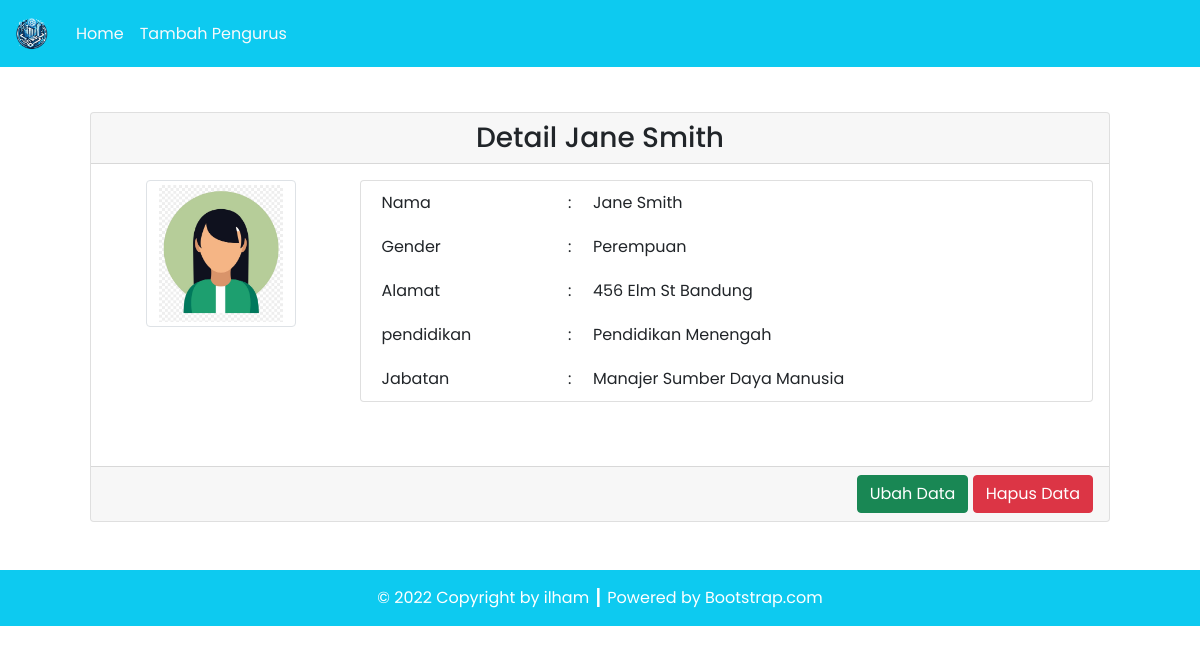
/source_code/tp3_perusahaan/detail.php?id=2, run on the app's committed database.
### tables this page shows
CREATE TABLE `employee` (
  `EID` int(11) NOT NULL,
  `LastName` varchar(255) DEFAULT NULL,
  `FirstName` varchar(255) DEFAULT NULL,
  `Foto` varchar(255) DEFAULT NULL,
  `Gender` char(1) DEFAULT NULL,
  `Street` varchar(255) DEFAULT NULL,
  `City` varchar(255) DEFAULT NULL,
  `EducationID` int(11) DEFAULT NULL,
  `JobID` int(11) DEFAULT NULL
);

CREATE TABLE `education` (
  `EducationID` int(11) NOT NULL,
  `EducationName` varchar(255) DEFAULT NULL
);

CREATE TABLE `jobtitle` (
  `JobID` int(11) NOT NULL,
  `JobName` varchar(255) DEFAULT NULL
);

### source_code/tp3_perusahaan/config/db.php (called while the page is built)
<?php
$DB_HOST = "localhost";
$DB_USERNAME = "root";
$DB_PASSWORD = "";
$DB_NAME = "db_perusahaan";

### source_code/tp3_perusahaan/classes/DB.php (called while the page is built, shortened)
<?php
class DB
{
    private $hostname;
    private $username;
    private $password;
    private $dbname;
    private $conn;
    private $result;
    function __construct($hostname, $username, $password, $dbname)
    {
        $this->hostname = $hostname;
        $this->username = $username;
        $this->password = $password;
        $this->dbname = $dbname;
    }
    function open()
    {
        $this->conn = mysqli_connect($this->hostname, $this->username, $this->password, $this->dbname);
    }
    function execute($query)
    {
        $this->result = mysqli_query($this->conn, $query);
    }
    function getResult()
    {
        return mysqli_fetch_array($this->result);
    }
}

### source_code/tp3_perusahaan/classes/employee.php (called while the page is built, shortened)
<?php
class employee extends DB
{
    function getemployeeById($id)
    {
        $query = "SELECT *
        FROM Employee e
        LEFT JOIN education ed ON e.EducationID = ed.EducationID
        LEFT JOIN jobtitle jt ON e.JobID = jt.JobID WHERE EID =$id";
        return $this->execute($query);
    }
}

### source_code/tp3_perusahaan/detail.php (the view, shortened to what this page needs)
<?php
include('config/db.php');
include('classes/DB.php');
include('classes/education.php');
include('classes/employee.php');
include('classes/jobtitle.php');
$pegawai = new employee($DB_HOST, $DB_USERNAME, $DB_PASSWORD, $DB_NAME);
$pegawai->open();
$data = nulL;
if (isset($_GET['id'])) {
    $id = $_GET['id'];
    if ($id > 0) {
        $pegawai->getemployeeById($id);
        $row = $pegawai->getResult();
        $data .= '<div class="card-header text-center">
        <h3 class="my-0">Detail ' .  $row['FirstName'] . ' ' . $row['LastName']  . '</h3>
        </div>
        <div class="card-body text-end">
            <div class="row mb-5">
                <div class="col-3">
                    <div class="row justify-content-center">
                        <img src="assets/images/' . $row['Foto'] . '" class="img-thumbnail" alt="' . $row['Foto'] . '" width="60">
                        </div>
                    </div>
                    <div class="col-9">
                        <div class="card px-3">
                            <table border="0" class="text-start">
                                <tr>
                                    <td>Nama</td>
                                    <td>:</td>
                                    <td>' . $row['FirstName'] . ' ' . $row['LastName'] . '</td>
                                </tr>
                                <tr>
                                    <td>Gender</td>
                                    <td>:</td>
                                    <td>' . ($row['Gender'] == 'F' ? 'Perempuan' : 'Laki-laki') . '</td>
                                </tr>
                                <tr>
                                    <td>Alamat</td>
                                    <td>:</td>
                                    <td>' . $row['Street'] . ' ' . $row['City'] . '</td>
                                </tr>
                                <tr>
                                    <td>pendidikan</td>
                                    <td>:</td>
                                    <td>' . $row['EducationName'] . '</td>
                                </tr>
                                <tr>
                                    <td>Jabatan</td>
                                    <td>:</td>
                                    <td>' . $row['JobName'] . '</td>
                                </tr>
                            </table>
                        </div>
                    </div>
                </div>
            </div>
            <div class="card-footer text-end">
                <a href="tambah.php?id=' . $row['EID'] . '"><button type="button" class="btn btn-success text-white" >Ubah Data</button></a>
                <a href="delete.php?id=' . $row['EID'] . '"><button type="button" class="btn btn-danger" >Hapus Data</button></a>
            </div>';
    }
}

### data on the page
employee: FirstName "Jane", LastName "Smith", Foto (picture), Street "456 Elm St", City "Bandung", EducationID.EducationName "Pendidikan Menengah", JobID.JobName "Manajer Sumber Daya Manusia"

### other printed values
$this->content "Home Tambah Pengurus © 2022 Copyright by ilham ┃ Powered by Bootstrap.com"
